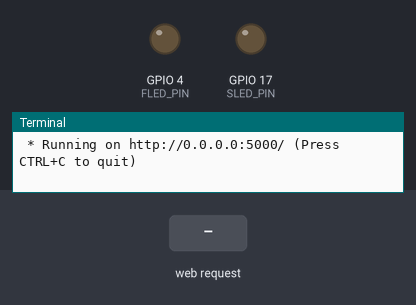
Recording of a program running on a simulated Raspberry Pi (BCM pin numbers). On the bench: output pins drawn as LEDs (lit = HIGH), the last lines printed to the terminal. The inputs (shaded band) are chosen by the test bench. The clock reads 2024-03-15 10:24:30 at power-on unless the program sets it.

Above: at 1.2 s.
1.3 s: HTTP request for /Fled/on received
At 2.4 s:
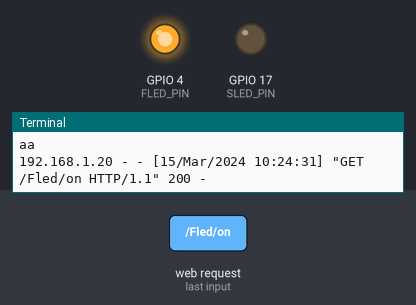
2.8 s: HTTP request for /Sled/on received
At 3.5 s:
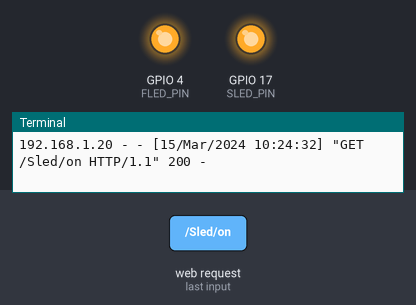
4.3 s: HTTP request for /Fled/off received
At 4.7 s:
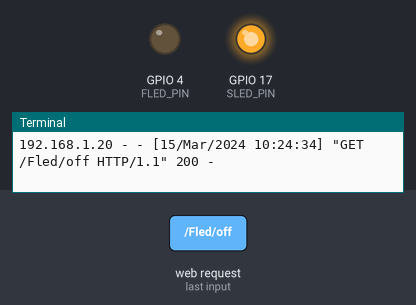
Timing chart, 0 to 7.3 s (numbered marks = the images above; inputs shaded):
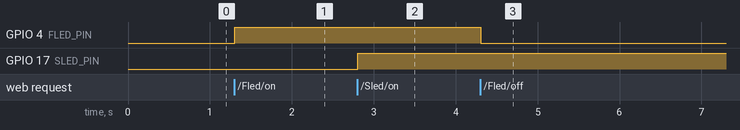

Measured:
- after the input at 1.3 s, GPIO 4 (FLED_PIN): LOW → HIGH at once
- after the input at 2.8 s, GPIO 17 (SLED_PIN): LOW → HIGH at once
- after the input at 4.3 s, GPIO 4 (FLED_PIN): HIGH → LOW at once

The program:

flask_led_task2.py
```python
from flask import Flask, render_template
import RPi.GPIO as GPIO

app = Flask(__name__)

FLED_PIN = 4
SLED_PIN = 17
GPIO.setmode(GPIO.BCM) #GPIO.BCM or GPIO.BOARD
GPIO.setup(FLED_PIN, GPIO.OUT)
GPIO.setup(SLED_PIN, GPIO.OUT)

# 0.0.0.0/5000/hello
@app.route("/")
def hello():
    return render_template("led2.html")

@app.route("/<led>/<value>")
def first(led, value):
    if led == 'Fled' and value == 'on':
        print('aa')
        GPIO.output(FLED_PIN, GPIO.HIGH)
        return "Red LED ON"
    elif led == 'Fled' and value == 'off' :
        GPIO.output(FLED_PIN, GPIO.LOW)
        return "Red LED OFF"
    elif led == 'Sled' and value == 'on':
        GPIO.output(SLED_PIN, GPIO.HIGH)
        return "Blue LED ON"
    elif led == 'Sled' and value == 'off' :
        GPIO.output(SLED_PIN, GPIO.LOW)
        return "Blue LED OFF"
    else:
        return "ERROR"

if __name__ == "__main__":
    try:
        app.run(host="0.0.0.0")
    finally:
        GPIO.cleanup()
```
